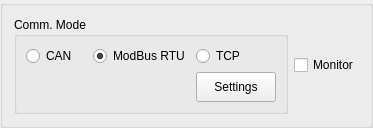
        <widget class="QGroupBox" name="groupBox_6">
         <property name="maximumSize">
          <size>
           <width>16777215</width>
           <height>100</height>
          </size>
         </property>
         <property name="title">
          <string/>
         </property>
         <layout class="QHBoxLayout" name="horizontalLayout_6">
          <item>
           <widget class="QGroupBox" name="groupBox_comState">
            <property name="minimumSize">
             <size>
              <width>90</width>
              <height>0</height>
             </size>
            </property>
            <property name="title">
             <string>Comm. Mode</string>
            </property>
            <layout class="QGridLayout" name="gridLayout">
             <item row="0" column="0">
              <widget class="QRadioButton" name="radioButton_can">
               <property name="sizePolicy">
                <sizepolicy hsizetype="Minimum" vsizetype="Preferred">
                 <horstretch>0</horstretch>
                 <verstretch>0</verstretch>
                </sizepolicy>
               </property>
               <property name="text">
                <string>CAN   </string>
               </property>
               <property name="checked">
                <bool>false</bool>
               </property>
              </widget>
             </item>
             <item row="0" column="1" colspan="2">
              <widget class="QRadioButton" name="radioButton_modbus">
               <property name="sizePolicy">
                <sizepolicy hsizetype="Minimum" vsizetype="Preferred">
                 <horstretch>0</horstretch>
                 <verstretch>0</verstretch>
                </sizepolicy>
               </property>
               <property name="text">
                <string>ModBus RTU</string>
               </property>
               <property name="checked">
                <bool>true</bool>
               </property>
              </widget>
             </item>
             <item row="0" column="3">
              <widget class="QRadioButton" name="radioButton_tcp">
               <property name="sizePolicy">
                <sizepolicy hsizetype="Minimum" vsizetype="Preferred">
                 <horstretch>0</horstretch>
                 <verstretch>0</verstretch>
                </sizepolicy>
               </property>
               <property name="text">
                <string>TCP</string>
               </property>
               <property name="checked">
                <bool>false</bool>
               </property>
              </widget>
             </item>
             <item row="2" column="0" colspan="3">
              <spacer name="horizontalSpacer_2">
               <property name="orientation">
                <enum>Qt::Horizontal</enum>
               </property>
               <property name="sizeHint" stdset="0">
                <size>
                 <width>132</width>
                 <height>27</height>
                </size>
               </property>
              </spacer>
             </item>
             <item row="2" column="3">
              <widget class="QPushButton" name="settingsButton">
               <property name="minimumSize">
                <size>
                 <width>80</width>
                 <height>30</height>
                </size>
               </property>
               <property name="maximumSize">
                <size>
                 <width>80</width>
                 <height>30</height>
                </size>
               </property>
               <property name="text">
                <string> Settings </string>
               </property>
              </widget>
             </item>
            </layout>
           </widget>
          </item>
          <item>
           <widget class="QCheckBox" name="checkBox_monitorASW">
            <property name="sizePolicy">
             <sizepolicy hsizetype="Minimum" vsizetype="Preferred">
              <horstretch>0</horstretch>
              <verstretch>0</verstretch>
             </sizepolicy>
            </property>
            <property name="maximumSize">
             <size>
              <width>16777215</width>
              <height>30</height>
             </size>
            </property>
            <property name="text">
             <string>Monitor</string>
            </property>
           </widget>
          </item>
         </layout>
        </widget>
